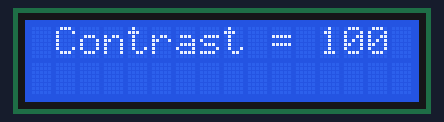
Simulated run of this sketch. Board: Arduino Uno, built with avr-gcc and run on an emulated ATmega328P. On the bench: 16×2 character LCD.

Above: at 0.23 s.
At 5.16 s:
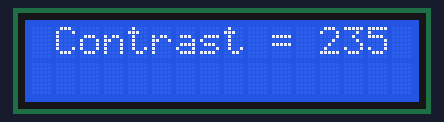
At 9.87 s:
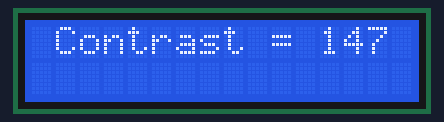
At 19.89 s:
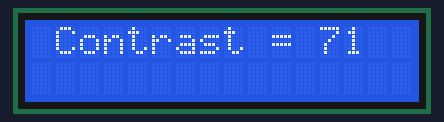
At 28.66 s:
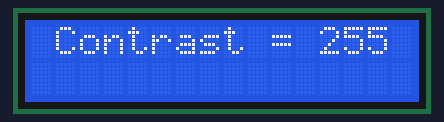
At 39.69 s:
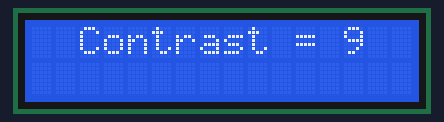

The sketch:

LCD.ino
```cpp
#include <LiquidCrystal.h>

#define CONTRAST_PIN 6
#define CONTRAST_VALUE 100

#define ANIMATION_DELAY 32
#define PAUSE_DELAY 2000

#define LCD_WIDTH 16
#define LCD_HEIGHT 2
#define LCD_RS 7
#define LCD_EN 8
#define LCD_D4 9
#define LCD_D5 10
#define LCD_D6 11
#define LCD_D7 12

LiquidCrystal lcd(LCD_RS, LCD_EN, LCD_D4, LCD_D5, LCD_D6, LCD_D7);

void setup()
{
  pinMode(CONTRAST_PIN, OUTPUT);
  analogWrite(CONTRAST_PIN, CONTRAST_VALUE);
  lcd.begin(LCD_WIDTH, LCD_HEIGHT);
}

void loop()
{
  AnimateContrast(CONTRAST_VALUE, 255);
  AnimateContrast(255, CONTRAST_VALUE);
  delay(PAUSE_DELAY);
  AnimateContrast(CONTRAST_VALUE, 0);
  AnimateContrast(0, CONTRAST_VALUE);
  delay(PAUSE_DELAY);
}

void AnimateContrast(int start, int end)
{
  int step = start < end ? 1 : -1;
  end += step;
  for (int contrast = start; contrast != end; contrast += step)
  {
    DisplayAndSetContrast(contrast);
  }
}

void DisplayAndSetContrast(int contrast)
{
  String text = "Contrast = ";
  text += contrast;
  lcd.home();
  lcd.setCursor((LCD_WIDTH - text.length()) / 2 - 1, 0);
  lcd.print(" " + text + " ");
  analogWrite(CONTRAST_PIN, contrast);
  delay(ANIMATION_DELAY);
}
```
